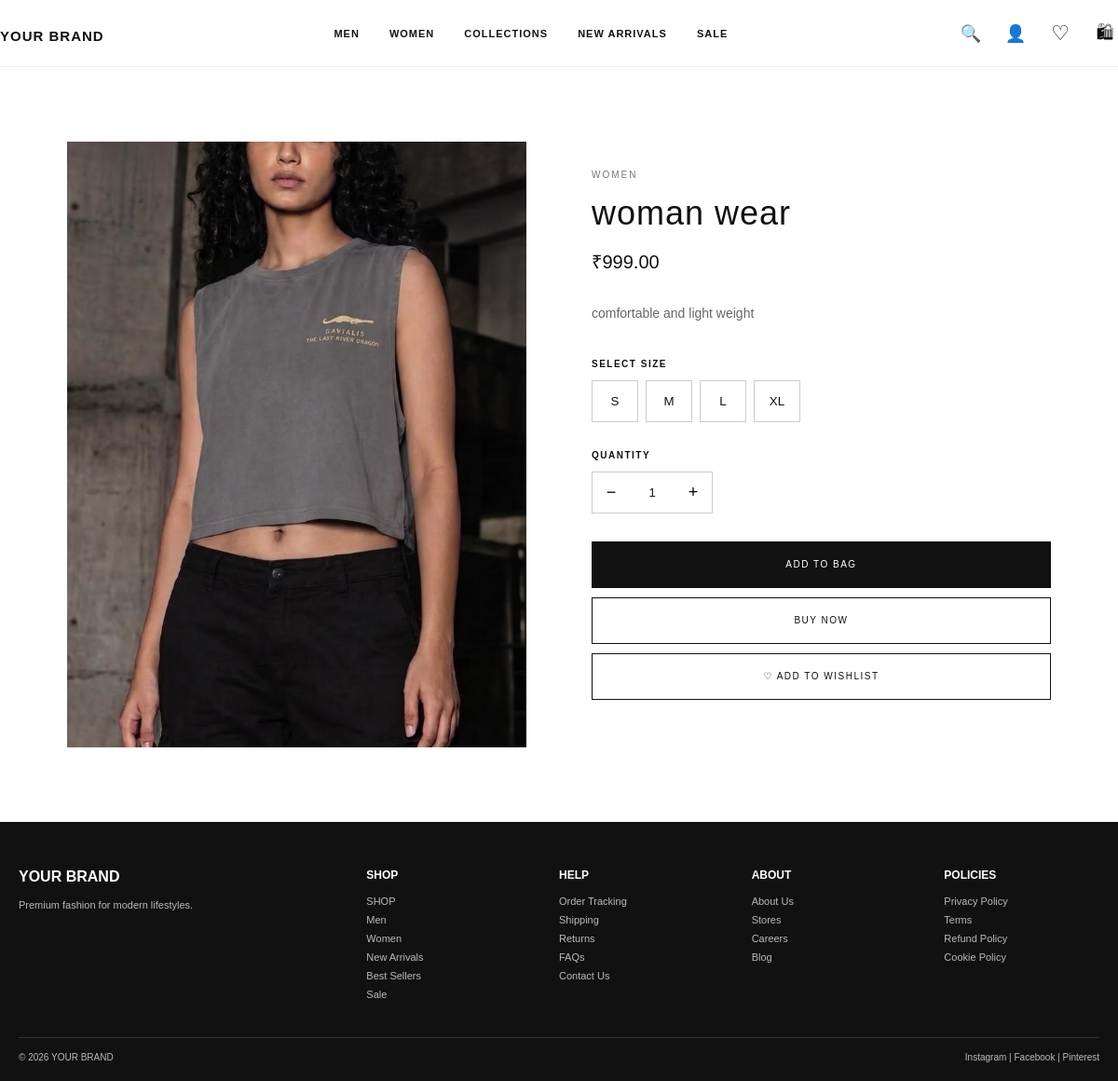
Page /product/3/ on the committed database.
### store/models.py (models this page shows, shortened)
class Product(models.Model):
    name = models.CharField(max_length=200)
    category = models.CharField(
        max_length=50,
        choices=[
            ("Men", "Men"),
            ("Women", "Women"),
            ("Collections", "Collections"),
            ("Sale", "Sale"),
       ],
       default="Men",
    )
    price = models.DecimalField(max_digits=10, decimal_places=2)
    description = models.TextField(blank=True)
    image = models.ImageField(upload_to="products/", blank=True, null=True)
    created_at = models.DateTimeField(auto_now_add=True)

### store/views.py (the view)
# urls.py: path("product/<int:product_id>/", product_detail, name="product_detail"),
def product_detail(request, product_id):
    product = Product.objects.get(id=product_id)
    return render(
        request,
        "store/product_detail.html",
        {
            "product": product
        }
    )

### store/context_processors.py (called while the page is built)
def cart_wishlist_counts(request):
    if request.user.is_authenticated:
        cart_count = sum(
            item.quantity
            for item in CartItem.objects.filter(user=request.user)
        )
        wishlist_count = WishlistItem.objects.filter(
            user=request.user
        ).count()
    else:
        cart_count = 0
        wishlist_count = 0
    return {
        "cart_count": cart_count,
        "wishlist_count": wishlist_count,
    }

### templates/store/product_detail.html (shortened to what this page needs)
{% extends "base.html" %}
{% block content %}
<main class="product-detail-page">
    <div class="product-detail-container">
        <div class="product-detail-image">
            {% if product.image %}
                <img
                    src="{{ product.image.url }}"
                    alt="{{ product.name }}"
                >
            {% else %}
                <div class="no-image">
                    NO IMAGE
                </div>
            {% endif %}
        </div>
        <div class="product-detail-info">
            <p class="product-detail-category">
                {{ product.category }}
            </p>
            <h1>
                {{ product.name }}
            </h1>
            <p class="product-detail-price">
                ₹{{ product.price }}
            </p>
            {% if product.description %}
                <p class="product-detail-description">
                    {{ product.description }}
                </p>
            {% endif %}
            <div class="size-section">
                <p class="size-title">
                    SELECT SIZE
                </p>
                <div class="size-options">
                    <button type="button" class="size-option">
                        S
                    </button>
                    <button type="button" class="size-option">
                        M
                    </button>
                    <button type="button" class="size-option">
                        L
                    </button>
                    <button type="button" class="size-option">
                        XL
                    </button>
                </div>
            </div>
            <div class="quantity-section">
                <p class="quantity-title">
                    QUANTITY
                </p>
                <div class="quantity-box">
                    <button
                        type="button"
                        onclick="changeQuantity(-1)"
                    >
                        −
                    </button>
                    <span id="quantity">
                        1
                    </span>
                    <button
                        type="button"
                        onclick="changeQuantity(1)"
                    >
                        +
                    </button>
                </div>
            </div>
            <div class="product-actions">
                <a
                    id="addToCartButton"
                    href="{% url 'add_to_cart' product.id %}?quantity=1"
                    class="product-action-button"
                >
                    ADD TO BAG
                </a>
                <a
                    id="buyNowButton"
                    href="{% url 'buy_now' product.id %}?quantity=1"
                    class="product-action-button buy-now"
                >
                    BUY NOW
                </a>
                <a
                    href="{% url 'add_to_wishlist' product.id %}"
                    class="wishlist-button"
                >
                    ♡ ADD TO WISHLIST
                </a>
            </div>
        </div>
    </div>
</main>
{% endblock %}

### static/css/style.css (style rules this page uses)
* { margin: 0; padding: 0; box-sizing: border-box; }
body { font-family: Arial, Helvetica, sans-serif; color: #111; background: #fff; }
a { text-decoration: none; color: inherit; }
.product-detail-page { padding: 80px 6%; background: #fff; }
.product-detail-container { max-width: 1200px; margin: auto; display: grid; grid-template-columns: 1fr 1fr; gap: 70px; }
.product-detail-image { width: 100%; height: 650px; background: #f5f5f5; overflow: hidden; }
.product-detail-image img { width: 100%; height: 100%; object-fit: cover; }
.product-detail-info { padding: 20px 0; }
.product-detail-info h1 { font-size: 38px; font-weight: 500; margin-bottom: 15px; }
.size-options { display: flex; gap: 10px; margin-bottom: 30px; }
.size-options button { width: 50px; height: 45px; background: #fff; border: 1px solid #ccc; cursor: pointer; }
.quantity-section { margin-bottom: 30px; }
.product-detail-page { width: 100%; background: #fff; padding: 80px 20px 100px; }
.product-detail-container { max-width: 1240px; margin: 0 auto; display: grid; grid-template-columns: 1.15fr 0.85fr; gap: 80px; align-items: start; }
.product-detail-image { width: 100%; background: #f5f5f5; overflow: hidden; }
.product-detail-image img { width: 100%; height: auto; max-height: 760px; object-fit: cover; display: block; }
.product-detail-info { padding: 15px 0; }
.product-detail-info h1 { font-size: 38px; line-height: 1.15; font-weight: 500; margin-bottom: 18px; }
.size-section, .quantity-section { margin-bottom: 32px; }
.size-options { display: flex; gap: 10px; }
.product-detail-page { width: 100%; min-height: 650px; padding: 80px 6%; box-sizing: border-box; background: #fff; }
.product-detail-container { width: 100%; max-width: 1200px; margin: 0 auto; display: grid; grid-template-columns: 1fr 1fr; gap: 70px; }
.product-detail-image img { width: 100%; height: 100%; display: block; object-fit: cover; }
.product-detail-info { padding: 30px 0; }
.product-detail-category { margin: 0 0 15px; font-size: 10px; letter-spacing: 2px; color: #777; text-transform: uppercase; }
.product-detail-info h1 { margin: 0 0 18px; font-size: 36px; font-weight: 500; letter-spacing: 1px; }
.product-detail-price { margin: 0 0 30px; font-size: 20px; }
.product-detail-description { margin: 0 0 35px; color: #666; font-size: 14px; line-height: 1.8; }
.size-section { margin-bottom: 30px; }
.size-title, .quantity-title { margin: 0 0 12px; font-size: 10px; font-weight: 600; letter-spacing: 1.5px; }
.size-options { display: flex; gap: 8px; }
.size-option { width: 48px; height: 45px; border: 1px solid #ccc; background: #fff; color: #111; cursor: pointer; }
.quantity-box { width: 130px; height: 45px; display: flex; align-items: center; justify-content: space-between; border: 1px solid #ccc; }
.quantity-box button { width: 40px; height: 100%; border: none; background: transparent; cursor: pointer; font-size: 18px; }
.quantity-box span { font-size: 13px; }
.product-actions { display: flex; flex-direction: column; gap: 10px; }
.product-action-button, .wishlist-button { width: 100%; min-height: 50px; display: flex; align-items: center; justify-content: center; box-sizing: border-box; border: 1px solid #111; text-decoration: none; font-size: 10px; letter-spacing: 1.5px; transition: all .25s ease; }
.product-action-button { background: #111; color: #fff; }
.product-action-button.buy-now { background: #fff; color: #111; }
.wishlist-button { background: #fff; color: #111; }

### rows in the picture
Product: image (picture), category "WOMEN", name "woman wear", price "999.00", description "comfortable and light weight"
